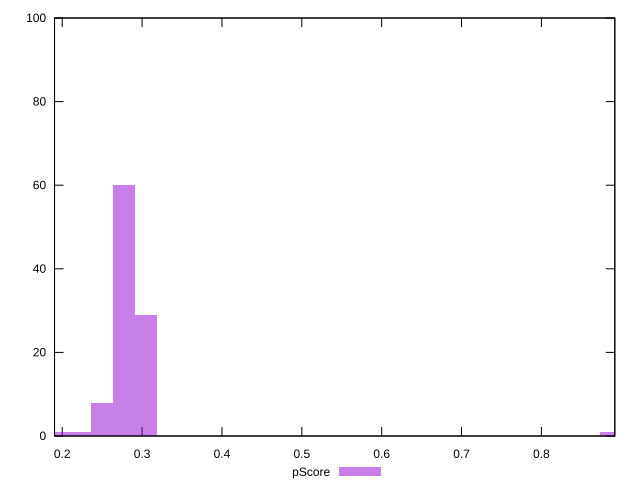

The script that saved this image:
reset

$pScore <<EOF
0.19409439262942274 1
0.2772777037563182 60
0.30500547413195 29
0.24954993338068637 8
0.22182216300505456 1
0.8872886520202182 1
EOF

set key outside below
set boxwidth 0.02772777037563182
set xrange [0.19037781839698176:0.8919266564395804]
set yrange [0:100]
set trange [0:100]
set style fill transparent solid 0.5 noborder
set terminal svg size 640, 490 enhanced background rgb 'white'
set output "reports/report_00030_2021-02-24T20-42-31.540Z/max-potential-fid/samples/astro/pScore/histogram.svg"

plot $pScore title "pScore" with boxes

reset
